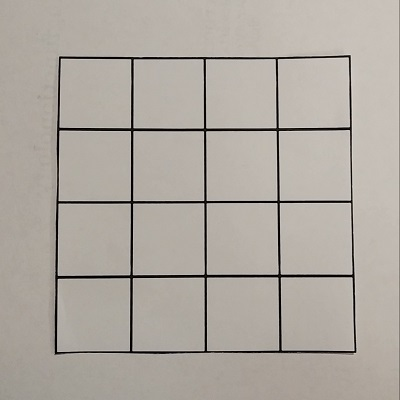
#> input picture ComputerVision/grid.jpg, 400 x 400 px
$ python GridDetection2.py
#> lines starting #> are read from the running program, lines starting #| are printed output that depends on the picture; after the words box and inside, x2 and y2 are one past the last pixel; in counts of white or black regions, pixels touching at a corner belong together
import numpy as np
import math
import cv2

# IMAGE FILE NAME
imageFileName = 'grid.jpg'

# Load image in grayScale
img = cv2.imread(imageFileName, 0)
#> img: shape (400, 400); min 0, max 218, mean 169.2
print("Loaded Image ", imageFileName)

# Threshold image
blur = cv2.GaussianBlur(img,(5,5),1)
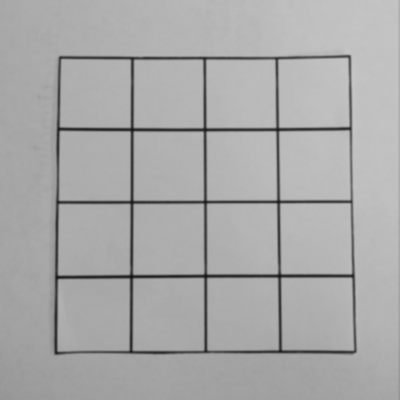
#> blur: shape (400, 400); min 19, max 199, mean 169.3
ret3,thresh = cv2.threshold(blur,0,255,cv2.THRESH_BINARY_INV+cv2.THRESH_OTSU)
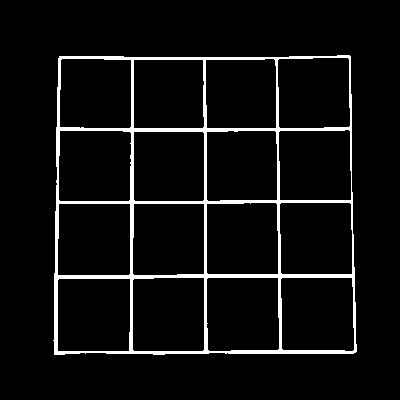
#> thresh: shape (400, 400); 5.8% white; 1 white region
#> ret3 = 128


def find_largest_contour(contours):
    if len(contours) < 1:
        return False
    max = 0
    for i in range(0, len(contours)):
        if cv2.contourArea(contours[i]) > cv2.contourArea(contours[max]):
            max = i
    return contours[max]

contours, hierarchy = cv2.findContours(thresh, cv2.RETR_TREE, cv2.CHAIN_APPROX_SIMPLE)
#> contours = 17 contours; largest, box (x1, y1, x2, y2) and area: (53, 55, 357, 355) 87938, (57, 278, 131, 352) 5306, (132, 277, 205, 352) 5300, (280, 277, 355, 352) 5292, (206, 277, 280, 352) 5282
print(contours)
#> (printed output is left out)
blank = np.zeros((img.shape[0],img.shape[1],3), np.uint8)
cv2.drawContours(blank, contours, -1, (128,255,0), 1)
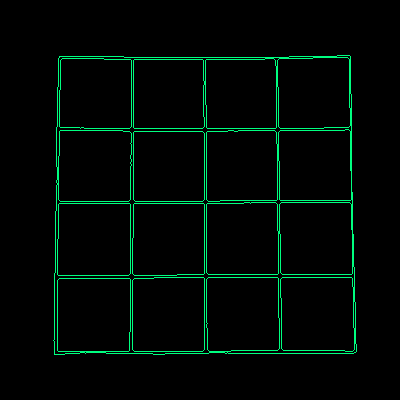
#> blank: shape (400, 400, 3); mean of channels 0, 1, 2 4.5, 9, 0; drawn as B, G, R
outerGrid = find_largest_contour(contours)
#> the loop in find_largest_contour, `for i in range(0, len(contours)):` made 17 passes
#> after the loop in find_largest_contour, `for i in range(0, len(contours)):`: max = 0
#> outerGrid = contour of 67 points, box (x1, y1, x2, y2) (53, 55, 357, 355), area 87938

cv2.drawContours(blank, [outerGrid], -1, (0, 0, 255), 3)
x, y, w, h = cv2.boundingRect(outerGrid)
#> x = 53; y = 55; w = 304; h = 300
cv2.rectangle(blank,(x,y),(x+w,y+h),(0,255,0),2)
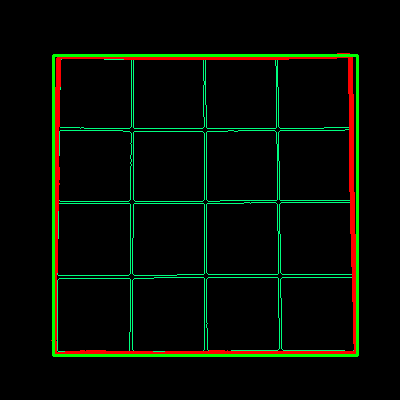
#> blank: shape (400, 400, 3); mean of channels 0, 1, 2 2.9, 11.6, 6.4; drawn as B, G, R

cv2.imshow('image', img)
cv2.imshow('thresh', thresh)
cv2.imshow('contours', blank)
cv2.waitKey(0)
cv2.destroyAllWindows()

$ run again, with ComputerVision/threeColorTest.jpg copied over ComputerVision/grid.jpg
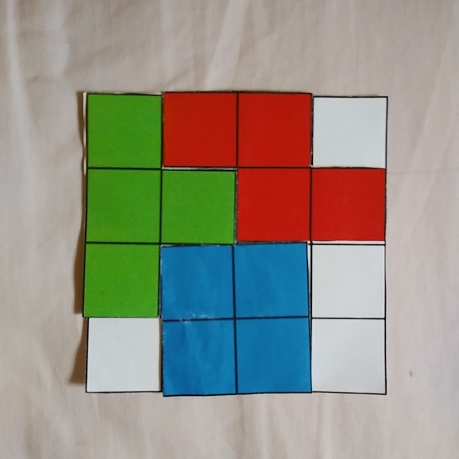
#> input picture ComputerVision/threeColorTest.jpg, 459 x 459 px
#> `ret3,thresh = cv2.threshold(blur,0,255,cv2.THRESH_BINARY_INV+cv2.THRES..`:
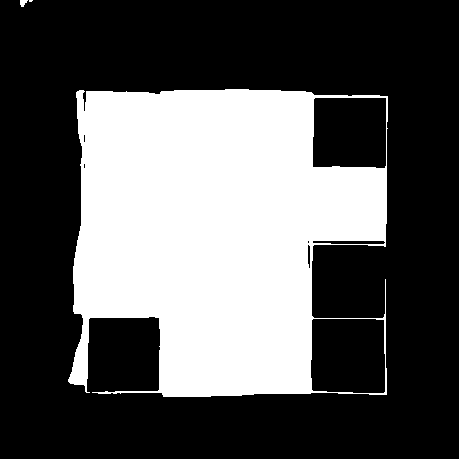
#> thresh: shape (459, 459); 34.4% white; 3 white regions (1 under 20 px)
#> ret3 = 130
#> contours = 10 contours, 4 with area under 20; largest, box (x1, y1, x2, y2) and area: (68, 89, 388, 397) 82025, (310, 318, 386, 394) 5460, (312, 97, 387, 169) 5137, (312, 240, 386, 245) 268, (307, 244, 311, 269) 64, (20, 0, 28, 7) 26
#> (printed output is left out)
#> the loop in find_largest_contour, `for i in range(0, len(contours)):` made 10 passes
#> after the loop in find_largest_contour, `for i in range(0, len(contours)):`: max = 0
#> outerGrid = contour of 215 points, box (x1, y1, x2, y2) (68, 89, 388, 397), area 82025
#> x = 68; y = 89; w = 320; h = 308
#> `cv2.rectangle(blank,(x,y),(x+w,y+h),(0,255,0),2)`:
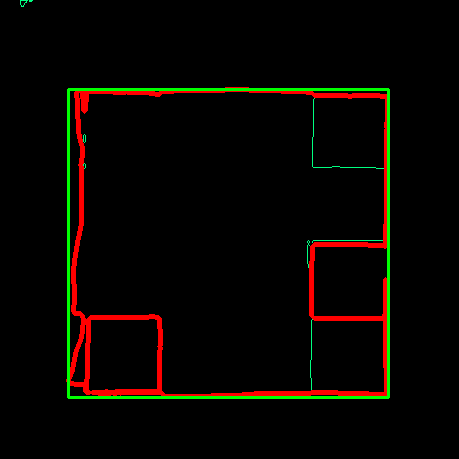
#> blank: shape (459, 459, 3); mean of channels 0, 1, 2 0.2, 5, 8.5; drawn as B, G, R
